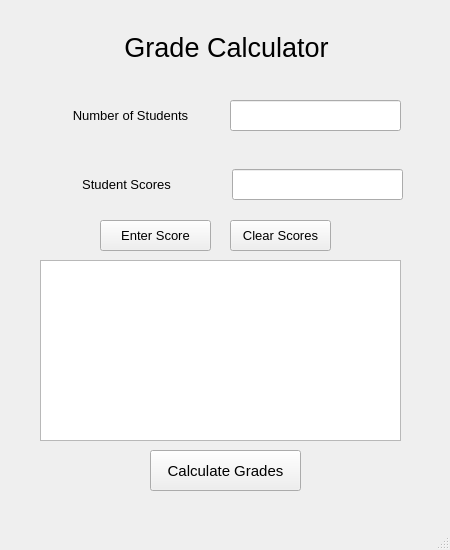
<?xml version="1.0" encoding="UTF-8"?>
<ui version="4.0">
 <class>mainWindow</class>
 <widget class="QMainWindow" name="mainWindow">
  <property name="geometry">
   <rect>
    <x>0</x>
    <y>0</y>
    <width>450</width>
    <height>550</height>
   </rect>
  </property>
  <property name="minimumSize">
   <size>
    <width>450</width>
    <height>550</height>
   </size>
  </property>
  <property name="maximumSize">
   <size>
    <width>450</width>
    <height>550</height>
   </size>
  </property>
  <property name="windowTitle">
   <string>Grade Calculator</string>
  </property>
  <widget class="QWidget" name="centralwidget">
   <widget class="QLineEdit" name="student_number_input">
    <property name="geometry">
     <rect>
      <x>230</x>
      <y>100</y>
      <width>171</width>
      <height>31</height>
     </rect>
    </property>
   </widget>
   <widget class="QLabel" name="title_label">
    <property name="geometry">
     <rect>
      <x>96</x>
      <y>22</y>
      <width>261</width>
      <height>51</height>
     </rect>
    </property>
    <property name="font">
     <font>
      <pointsize>20</pointsize>
     </font>
    </property>
    <property name="text">
     <string>Grade Calculator</string>
    </property>
    <property name="alignment">
     <set>Qt::AlignCenter</set>
    </property>
    <property name="margin">
     <number>0</number>
    </property>
   </widget>
   <widget class="QLabel" name="student_number_label">
    <property name="geometry">
     <rect>
      <x>40</x>
      <y>100</y>
      <width>181</width>
      <height>31</height>
     </rect>
    </property>
    <property name="font">
     <font>
      <pointsize>10</pointsize>
     </font>
    </property>
    <property name="text">
     <string>Number of Students</string>
    </property>
    <property name="alignment">
     <set>Qt::AlignCenter</set>
    </property>
   </widget>
   <widget class="QLineEdit" name="student_score_input">
    <property name="geometry">
     <rect>
      <x>232</x>
      <y>169</y>
      <width>171</width>
      <height>31</height>
     </rect>
    </property>
   </widget>
   <widget class="QLabel" name="label">
    <property name="geometry">
     <rect>
      <x>46</x>
      <y>169</y>
      <width>161</width>
      <height>31</height>
     </rect>
    </property>
    <property name="font">
     <font>
      <pointsize>10</pointsize>
     </font>
    </property>
    <property name="layoutDirection">
     <enum>Qt::LeftToRight</enum>
    </property>
    <property name="text">
     <string>Student Scores</string>
    </property>
    <property name="alignment">
     <set>Qt::AlignCenter</set>
    </property>
   </widget>
   <widget class="QPushButton" name="score_enter_button">
    <property name="geometry">
     <rect>
      <x>100</x>
      <y>220</y>
      <width>111</width>
      <height>31</height>
     </rect>
    </property>
    <property name="font">
     <font>
      <pointsize>10</pointsize>
     </font>
    </property>
    <property name="text">
     <string>Enter Score</string>
    </property>
   </widget>
   <widget class="QPushButton" name="score_clear_button">
    <property name="geometry">
     <rect>
      <x>230</x>
      <y>220</y>
      <width>101</width>
      <height>31</height>
     </rect>
    </property>
    <property name="font">
     <font>
      <pointsize>10</pointsize>
     </font>
    </property>
    <property name="text">
     <string>Clear Scores</string>
    </property>
   </widget>
   <widget class="QTableView" name="score_table">
    <property name="geometry">
     <rect>
      <x>40</x>
      <y>260</y>
      <width>361</width>
      <height>181</height>
     </rect>
    </property>
    <property name="font">
     <font>
      <pointsize>8</pointsize>
     </font>
    </property>
   </widget>
   <widget class="QPushButton" name="pushButton">
    <property name="geometry">
     <rect>
      <x>150</x>
      <y>450</y>
      <width>151</width>
      <height>41</height>
     </rect>
    </property>
    <property name="font">
     <font>
      <pointsize>11</pointsize>
     </font>
    </property>
    <property name="text">
     <string>Calculate Grades</string>
    </property>
   </widget>
  </widget>
  <widget class="QMenuBar" name="menubar">
   <property name="geometry">
    <rect>
     <x>0</x>
     <y>0</y>
     <width>450</width>
     <height>21</height>
    </rect>
   </property>
  </widget>
  <widget class="QStatusBar" name="statusbar"/>
 </widget>
 <resources/>
 <connections/>
</ui>
